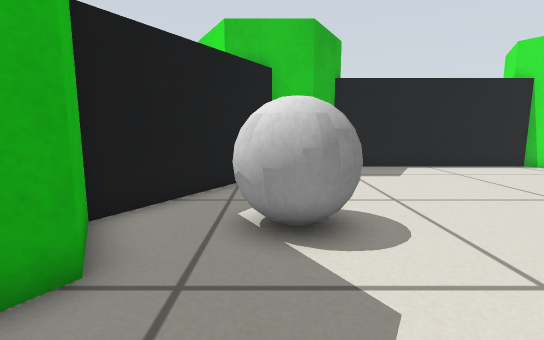
[1] (above)

12 first-person views from a walk through a Gazebo world. The camera is 0.43 m above the floor, tilts 8° down and sees 85° across. The floor is counted in squares, 0.25 m on a side. Each view is taken from the middle of a square. On the plan, view 1 faces up. The plan holds only what a view shows up to about 16 squares ahead; the rest is blank. The place goes on beyond the plan. The robots in the file are not drawn.

[2]
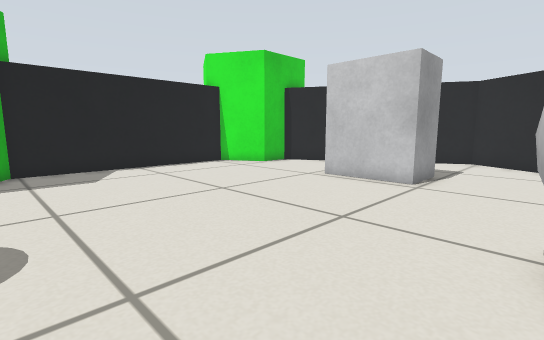

[3]
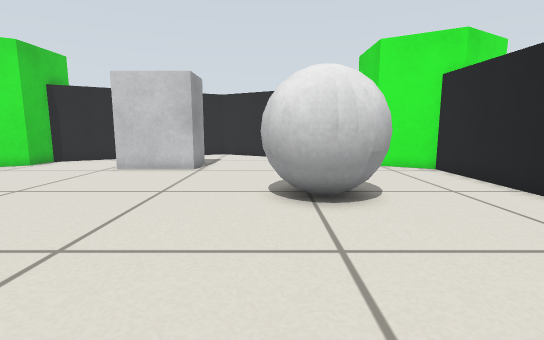

[4]
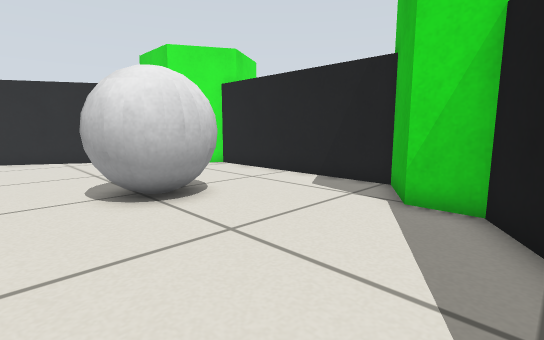

[5]
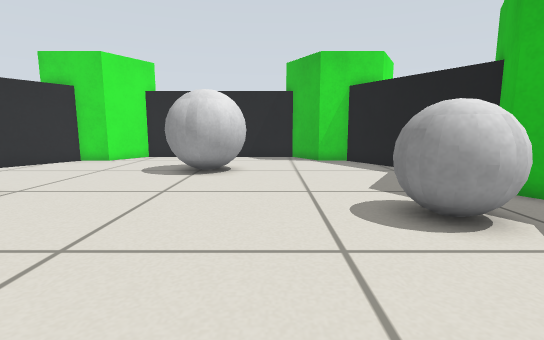

[6]
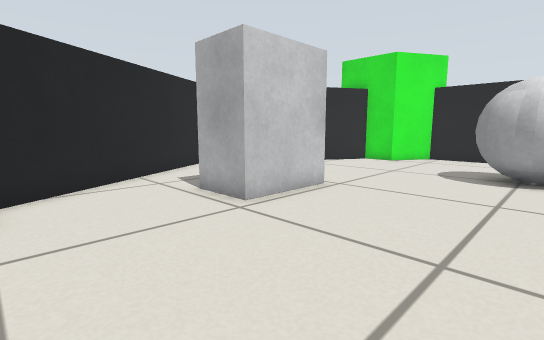

[7]
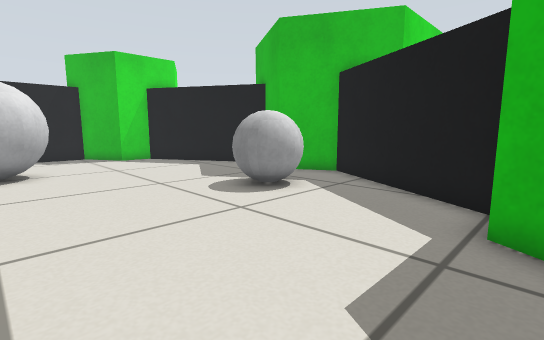

[8]
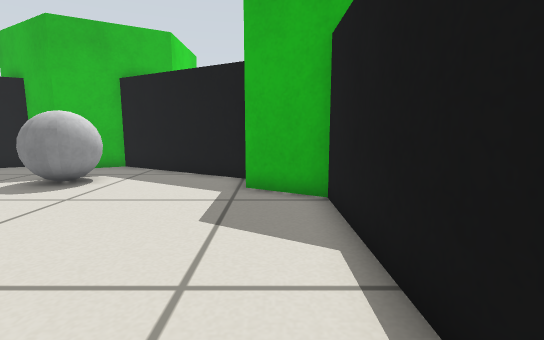

[9]
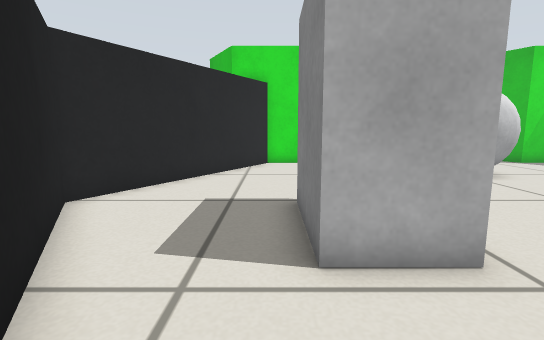

[10]
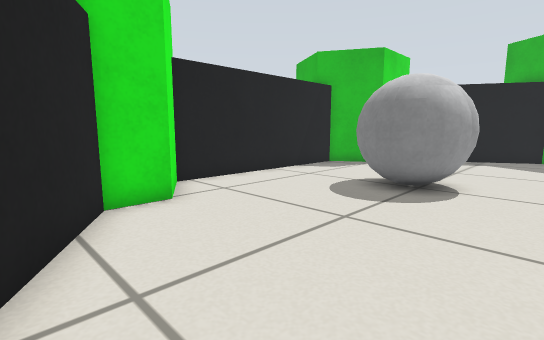

[11]
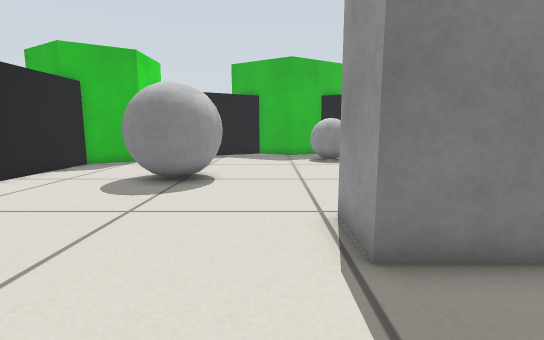

[12]
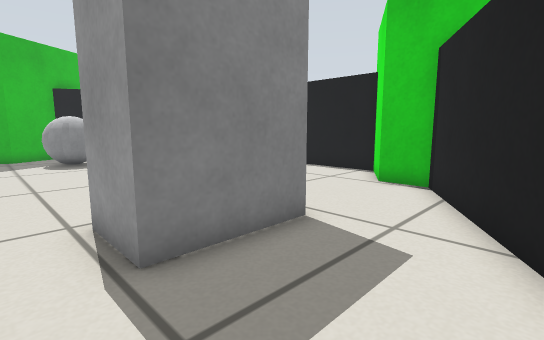

### Floor plan
Points are (right, up) in squares from view 1. A wall is a line through its corners. A room is listed if a view was taken in it or the views show most of it. See-through windows are left out.
Room 1 (views 1, 2, 3, 4, 5, 6, 7, 8, 9, 10, 11, 12)
walls: (-2.2, 3.2) (-3.4, 1.1) (0, -4.8) (1.5, -4.8) (2.8, -6.9) (11.5, -6.9) (12.7, -4.8) (14.2, -4.8) (18.8, 3.2) (14.2, 11.2) (12.7, 11.2) (11.4, 13.4) (2.8, 13.4) (1.5, 11.2) (0, 11.2) (-3.4, 5.3) (-2.2, 3.2)
objects: grey ball (-1, 4) to (1, 6); grey ball (5, -3) to (8, 0); grey box (12, 3) to (13, 6)

Positions as (right, up) in squares from view 1, and headings:
1: (0, 0), facing up
2: (2, 0), facing up-right
3: (-1, 0), facing right
4: (-1, 2), facing down-right
5: (4, 11), facing down
6: (6, 11), facing down-right
7: (7, 12), facing down-left
8: (10, 12), facing left
9: (14, 10), facing down
10: (16, 2), facing down-left
11: (17, 2), facing left
12: (17, 2), facing up-left
